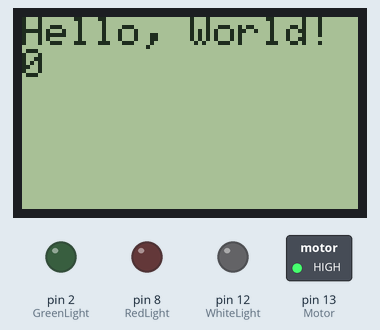
Bench run of a sketch on a simulated Arduino Uno, built with avr-gcc and run on an emulated ATmega328P. Shown: 84×48 one-colour display, switched loads named in the sketch (green lamp = pin HIGH), output pins drawn as LEDs (lit = HIGH).

Above: at 0.18 s.
At 5.0 s:
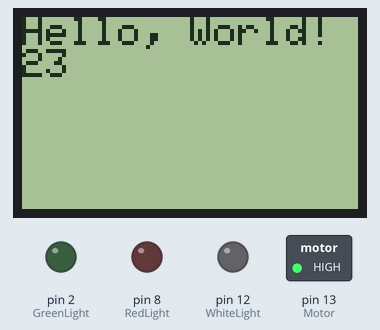
At 10.04 s:
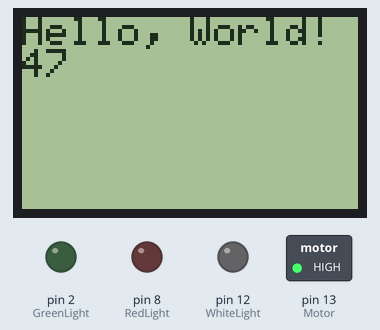
At 20.11 s:
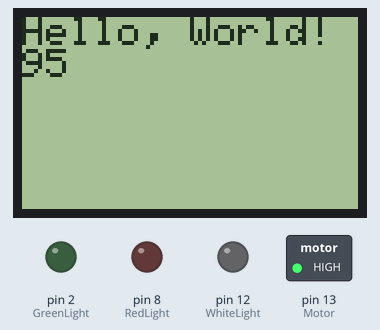
At 30.0 s:
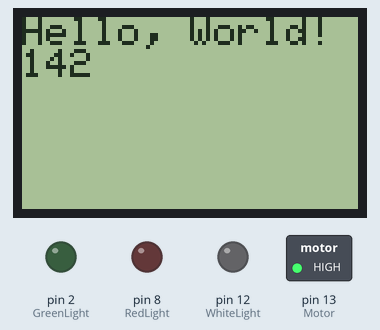
At 39.89 s:
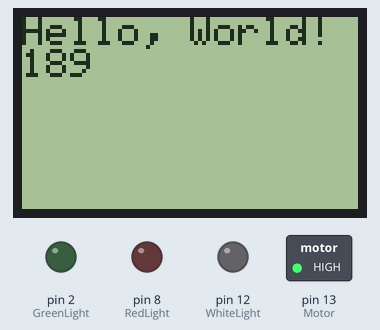

The sketch:

screen.ino
```cpp
/*
 * Pin 1 -> +3.3V (rightmost, when facing the display head-on)
 * Pin 2 -> Arduino digital pin 3
 * Pin 3 -> Arduino digital pin 4
 * Pin 4 -> Arduino digital pin 5
 * Pin 5 -> Arduino digital pin 7
 * Pin 6 -> Ground
 * Pin 7 -> 10uF capacitor -> Ground
 * Pin 8 -> Arduino digital pin 6
 */

#include <PCD8544.h>

static PCD8544 lcd;

int RedLight= 8;
int GreenLight = 2;
int WhiteLight = 12;

int Motor = 13;

void setup() {
  Serial.begin(9600);
  lcd.begin(84, 48);

  lcd.clear();
  lcd.setCursor(0, 0);
  lcd.print("setup busy ...");

  //set pinMode
  pinMode(RedLight, OUTPUT);
  pinMode(GreenLight, OUTPUT);
  pinMode(WhiteLight, OUTPUT);
  pinMode(LED_BUILTIN, OUTPUT);

  pinMode(Motor, OUTPUT);

  //write start value to pin
  digitalWrite(RedLight, LOW);
  digitalWrite(GreenLight, LOW);
  digitalWrite(WhiteLight, LOW);

  digitalWrite(Motor, HIGH);

  lcd.clear();
}

void loop() {
  // a counter to test the loop
  static int counter = 0;;

  // write text on first and second line
  lcd.setCursor(0, 0);
  lcd.print("Hello, World!");

  lcd.setCursor(0, 1);
  lcd.print(counter, DEC);

  delay(200);
  counter++;
}
```
